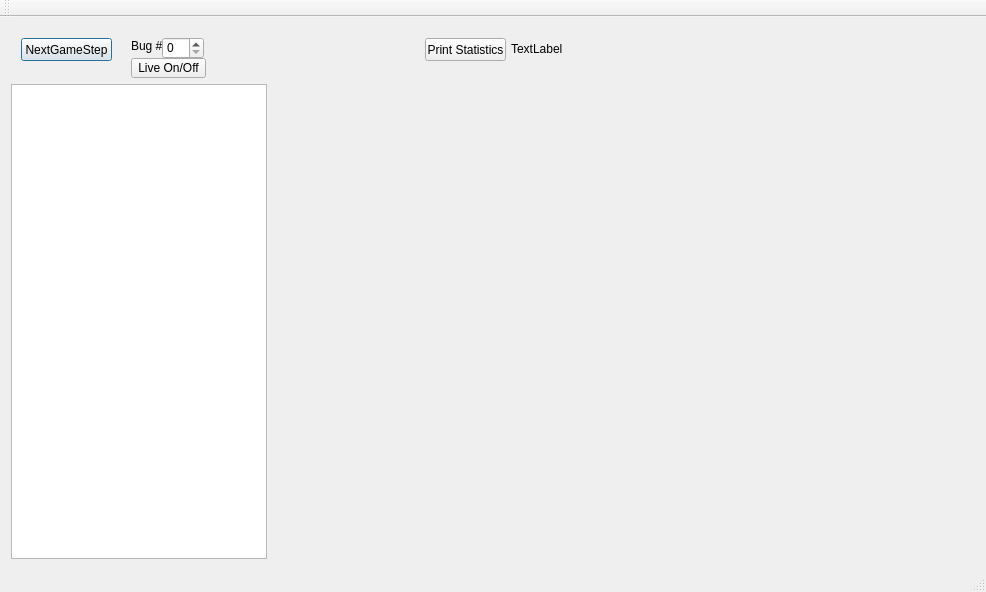
<?xml version="1.0" encoding="UTF-8"?>
<ui version="4.0">
 <class>TopViewDemoTracerMainWindow</class>
 <widget class="QMainWindow" name="TopViewDemoTracerMainWindow">
  <property name="geometry">
   <rect>
    <x>0</x>
    <y>0</y>
    <width>986</width>
    <height>592</height>
   </rect>
  </property>
  <property name="windowTitle">
   <string>TopViewDemoTracerMainWindow</string>
  </property>
  <widget class="QWidget" name="centralWidget">
   <layout class="QVBoxLayout" name="verticalLayout">
    <item>
     <widget class="QWidget" name="widgetForButtons" native="true">
      <property name="sizePolicy">
       <sizepolicy hsizetype="Preferred" vsizetype="Preferred">
        <horstretch>0</horstretch>
        <verstretch>0</verstretch>
       </sizepolicy>
      </property>
      <property name="minimumSize">
       <size>
        <width>0</width>
        <height>50</height>
       </size>
      </property>
      <widget class="QPushButton" name="pushButtonNextGameStep">
       <property name="geometry">
        <rect>
         <x>10</x>
         <y>10</y>
         <width>91</width>
         <height>23</height>
        </rect>
       </property>
       <property name="text">
        <string>NextGameStep</string>
       </property>
       <property name="autoRepeat">
        <bool>true</bool>
       </property>
       <property name="default">
        <bool>true</bool>
       </property>
      </widget>
      <widget class="QPushButton" name="pushButtonKillBug">
       <property name="geometry">
        <rect>
         <x>120</x>
         <y>30</y>
         <width>75</width>
         <height>20</height>
        </rect>
       </property>
       <property name="text">
        <string>Live On/Off</string>
       </property>
      </widget>
      <widget class="QLabel" name="labelFrameInd">
       <property name="geometry">
        <rect>
         <x>500</x>
         <y>10</y>
         <width>151</width>
         <height>21</height>
        </rect>
       </property>
       <property name="text">
        <string>TextLabel</string>
       </property>
      </widget>
      <widget class="QLabel" name="label">
       <property name="geometry">
        <rect>
         <x>120</x>
         <y>10</y>
         <width>31</width>
         <height>16</height>
        </rect>
       </property>
       <property name="text">
        <string>Bug #</string>
       </property>
      </widget>
      <widget class="QSpinBox" name="spinBoxBugNum">
       <property name="geometry">
        <rect>
         <x>151</x>
         <y>9</y>
         <width>42</width>
         <height>22</height>
        </rect>
       </property>
      </widget>
      <widget class="QPushButton" name="pushButtonPrintStat">
       <property name="geometry">
        <rect>
         <x>414</x>
         <y>10</y>
         <width>81</width>
         <height>23</height>
        </rect>
       </property>
       <property name="text">
        <string>Print Statistics</string>
       </property>
      </widget>
     </widget>
    </item>
    <item>
     <layout class="QHBoxLayout" name="horizontalLayoutMain">
      <item>
       <widget class="QListWidget" name="listWidgetTracks">
        <property name="sizePolicy">
         <sizepolicy hsizetype="Preferred" vsizetype="Preferred">
          <horstretch>0</horstretch>
          <verstretch>0</verstretch>
         </sizepolicy>
        </property>
       </widget>
      </item>
      <item>
       <widget class="TrackerArenaForm" name="glWidgetTrace" native="true">
        <property name="sizePolicy">
         <sizepolicy hsizetype="Expanding" vsizetype="Expanding">
          <horstretch>0</horstretch>
          <verstretch>0</verstretch>
         </sizepolicy>
        </property>
       </widget>
      </item>
     </layout>
    </item>
   </layout>
  </widget>
  <widget class="QMenuBar" name="menuBar">
   <property name="geometry">
    <rect>
     <x>0</x>
     <y>0</y>
     <width>986</width>
     <height>21</height>
    </rect>
   </property>
  </widget>
  <widget class="QToolBar" name="mainToolBar">
   <attribute name="toolBarArea">
    <enum>TopToolBarArea</enum>
   </attribute>
   <attribute name="toolBarBreak">
    <bool>false</bool>
   </attribute>
  </widget>
  <widget class="QStatusBar" name="statusBar"/>
 </widget>
 <layoutdefault spacing="6" margin="11"/>
 <customwidgets>
  <customwidget>
   <class>TrackerArenaForm</class>
   <extends>QWidget</extends>
   <header>TrackerArenaForm.h</header>
   <container>1</container>
  </customwidget>
 </customwidgets>
 <resources/>
 <connections/>
</ui>
